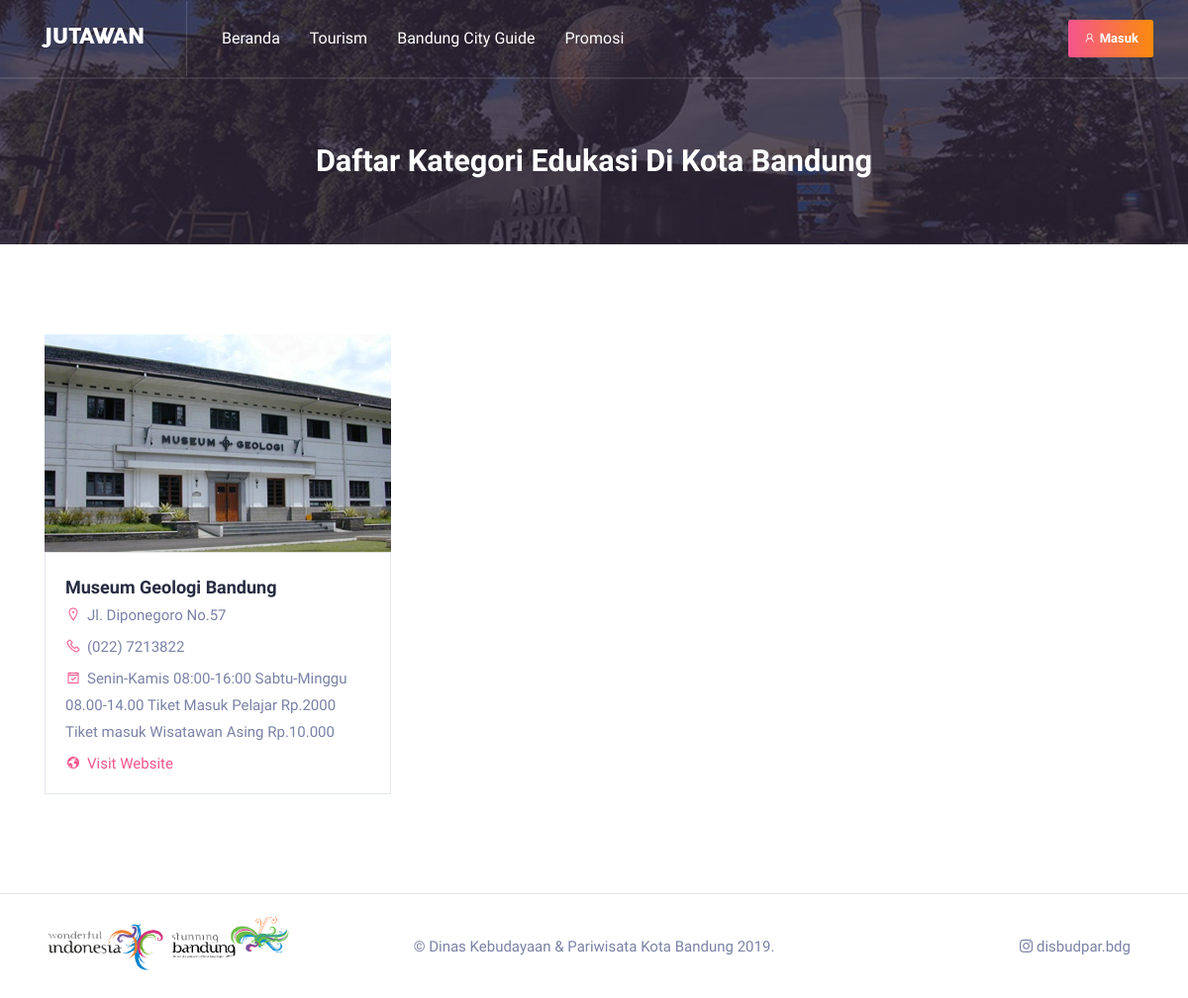
The app's page /index.php/home/listedukasi with its own data.
### tables this page shows
CREATE TABLE `lokasi` (
  `id` int(11) NOT NULL,
  `nama_lks` varchar(128) NOT NULL,
  `kategori` int(11) NOT NULL,
  `deskripsi` text NOT NULL,
  `tagline` varchar(128) NOT NULL,
  `tiket` int(11) NOT NULL,
  `alamat` varchar(128) NOT NULL,
  `no_tlp` varchar(128) NOT NULL,
  `email` varchar(128) NOT NULL,
  `website` varchar(128) NOT NULL,
  `sosmed` int(11) NOT NULL,
  `oprational` varchar(128) NOT NULL,
  `photo` varchar(128) NOT NULL,
  `video` varchar(128) NOT NULL,
  `iduser` int(11) NOT NULL
);

### application/controllers/Home.php (called while the page is built, shortened)
<?php
class Home extends CI_Controller {
	function __construct(){
		$this->load->model('Home_model');
		$this->load->model('Admin_model');
	}
	public function listedukasi()
	{
		$data['title']			= 'Daftar Kategori Edukasi Di Kota Bandung';
		$data['lokasiedukasi']	= $this->Home_model->getLokasiEdukasi();
		$this->load->view('home/menu/header', $data);
		$this->load->view('home/menu/kategori', $data);
		$this->load->view('templates/home/footer', $data);
	}
}

### index.php (called while the page is built, shortened)
<?php
require_once BASEPATH.'core/CodeIgniter.php';

### application/models/Home_model.php (called while the page is built, shortened)
<?php
class Home_model extends CI_Model
{
    public function getLokasiEdukasi()
    {
        return $this->db->query("
            SELECT lokasi.id, nama_lks, kategori, alamat, no_tlp, oprational, website, photo, name, icon, SUM(jumlah) AS jumlah_total
            FROM lokasi
            JOIN kategori ON kategori.id = lokasi.kategori
            JOIN data_pengunjung ON data_pengunjung.id_lokasi = lokasi.id
            WHERE kategori = 1
            GROUP BY lokasi.id, nama_lks, kategori, alamat, no_tlp, website, photo, name
            ORDER BY jumlah_total DESC
            ")->result_array();
    }
}

### application/views/home/menu/kategori.php (the view, shortened to what this page needs)
        <div class="breadcrumb-wrapper content_above">
            <div class="container">
                <div class="row">
                    <div class="col-lg-12 text-center">
                        <h1 class="page-title"><?= $title; ?> </h1>
                    </div>
                </div>
            </div>
        </div>
    </section>
<section class="cards-grid section-padding-two border-bottom">
        <div class="container">
            <div class="row">
                <div class="listing-cards-wrapper col-lg-12">
                    <div class="row">
                        <?php foreach ($lokasiedukasi as $l) : ?>
                        <div class="col-lg-4 col-sm-6">
                            <div class="atbd_single_listing ">
                                <article class="atbd_single_listing_wrapper">
                                    <figure class="atbd_listing_thumbnail_area">
                                        <div class="atbd_listing_image">
                                            <a href="<?= base_url(); ?>listing/detail/<?= $l['id']; ?>">
                                                <img src="<?= base_url('assets/admin/'); ?>img/cover/<?= $l['photo']; ?>" alt="listing image">
                                            </a>
                                        </div>
                                    </figure>
                                    <div class="atbd_listing_info">
                                        <div class="atbd_content_upper">
                                            <h4 class="atbd_listing_title">
                                                <a href="<?= base_url(); ?>listing/detail/<?= $l['id']; ?>"><?= $l['nama_lks']; ?></a>
                                            </h4>
                                            <div class="atbd_listing_data_list">
                                                <ul>
                                                    <li>
                                                        <p><span class="la la-map-marker"></span><?= $l['alamat']; ?></p>
                                                    </li>
                                                    <li>
                                                        <p><span class="la la-phone"></span><?= $l['no_tlp']; ?></p>
                                                    </li>
                                                    <li>
                                                        <p><span class="la la-calendar-check-o"></span><?= $l['oprational']; ?></p>
                                                    </li>
                                                    <li>
                                                        <p><span class="la la-globe"><a href="<?= $l['website']; ?>"></span>Visit Website</p></a>
                                                    </li>
                                                </ul>
                                            </div>
                                        </div>
                                    </div>
                                </article>
                            </div>
                        </div>
                        <?php endforeach; ?>
                    </div>
                </div>
            </div>
        </div>
    </section>

### records on screen
lokasi: photo (picture), nama_lks "Museum Geologi Bandung", alamat "Jl. Diponegoro No.57", no_tlp "(022) 7213822", oprational "Senin-Kamis 08:00-16:00 Sabtu-Minggu 08.00-14.00 Tiket Masuk Pelajar Rp.2000 Tiket masuk Wisatawan Asing Rp.10.000"

### other values on screen
$title "Daftar Kategori Edukasi Di Kota Bandung"
